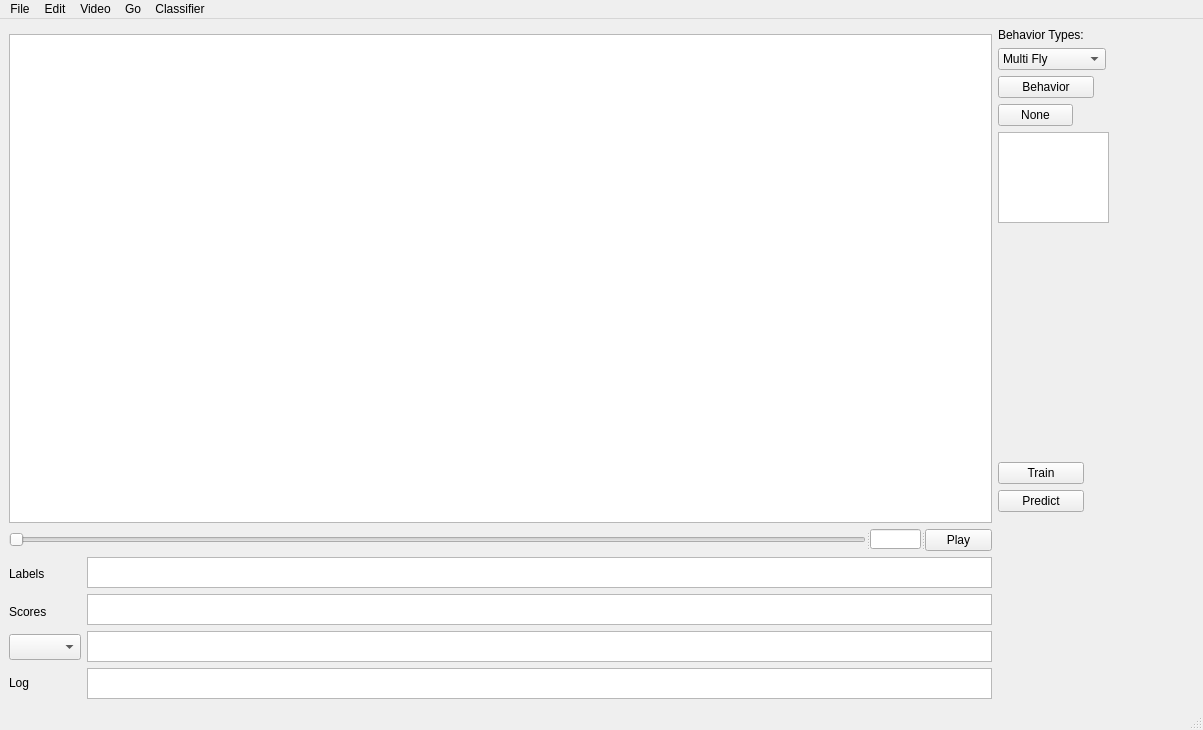
<?xml version="1.0" encoding="UTF-8"?>
<ui version="4.0">
 <class>MainWindow</class>
 <widget class="QMainWindow" name="MainWindow">
  <property name="geometry">
   <rect>
    <x>0</x>
    <y>0</y>
    <width>1203</width>
    <height>730</height>
   </rect>
  </property>
  <property name="windowTitle">
   <string>MainWindow</string>
  </property>
  <widget class="QWidget" name="centralwidget">
   <layout class="QGridLayout" name="gridLayout">
    <item row="3" column="0">
     <layout class="QVBoxLayout" name="verticalLayout">
      <item>
       <widget class="QLabel" name="label_2">
        <property name="sizePolicy">
         <sizepolicy hsizetype="Fixed" vsizetype="Fixed">
          <horstretch>0</horstretch>
          <verstretch>0</verstretch>
         </sizepolicy>
        </property>
        <property name="maximumSize">
         <size>
          <width>105</width>
          <height>38</height>
         </size>
        </property>
        <property name="text">
         <string>Labels</string>
        </property>
       </widget>
      </item>
      <item>
       <widget class="QLabel" name="label_3">
        <property name="sizePolicy">
         <sizepolicy hsizetype="Fixed" vsizetype="Fixed">
          <horstretch>0</horstretch>
          <verstretch>0</verstretch>
         </sizepolicy>
        </property>
        <property name="maximumSize">
         <size>
          <width>105</width>
          <height>37</height>
         </size>
        </property>
        <property name="text">
         <string>Scores</string>
        </property>
       </widget>
      </item>
      <item>
       <widget class="QComboBox" name="comboBoxPerframe">
        <property name="sizePolicy">
         <sizepolicy hsizetype="Fixed" vsizetype="Fixed">
          <horstretch>0</horstretch>
          <verstretch>0</verstretch>
         </sizepolicy>
        </property>
        <property name="maximumSize">
         <size>
          <width>111</width>
          <height>26</height>
         </size>
        </property>
       </widget>
      </item>
      <item>
       <widget class="QLabel" name="label_4">
        <property name="sizePolicy">
         <sizepolicy hsizetype="Fixed" vsizetype="Fixed">
          <horstretch>0</horstretch>
          <verstretch>0</verstretch>
         </sizepolicy>
        </property>
        <property name="maximumSize">
         <size>
          <width>105</width>
          <height>38</height>
         </size>
        </property>
        <property name="text">
         <string>Log</string>
        </property>
       </widget>
      </item>
     </layout>
    </item>
    <item row="0" column="2" rowspan="4">
     <layout class="QVBoxLayout" name="verticalLayout_6">
      <item>
       <layout class="QVBoxLayout" name="verticalLayout_2">
        <item>
         <widget class="QLabel" name="label">
          <property name="enabled">
           <bool>true</bool>
          </property>
          <property name="sizePolicy">
           <sizepolicy hsizetype="Fixed" vsizetype="Fixed">
            <horstretch>0</horstretch>
            <verstretch>0</verstretch>
           </sizepolicy>
          </property>
          <property name="maximumSize">
           <size>
            <width>99</width>
            <height>16</height>
           </size>
          </property>
          <property name="frameShape">
           <enum>QFrame::NoFrame</enum>
          </property>
          <property name="text">
           <string>Behavior Types:</string>
          </property>
         </widget>
        </item>
        <item>
         <widget class="QComboBox" name="comboBox">
          <property name="sizePolicy">
           <sizepolicy hsizetype="Fixed" vsizetype="Fixed">
            <horstretch>0</horstretch>
            <verstretch>0</verstretch>
           </sizepolicy>
          </property>
          <property name="maximumSize">
           <size>
            <width>108</width>
            <height>26</height>
           </size>
          </property>
          <item>
           <property name="text">
            <string>Multi Fly</string>
           </property>
          </item>
          <item>
           <property name="text">
            <string>Female</string>
           </property>
          </item>
          <item>
           <property name="text">
            <string>Chase</string>
           </property>
          </item>
         </widget>
        </item>
        <item>
         <widget class="QPushButton" name="buttonBehavior">
          <property name="sizePolicy">
           <sizepolicy hsizetype="Fixed" vsizetype="Fixed">
            <horstretch>0</horstretch>
            <verstretch>0</verstretch>
           </sizepolicy>
          </property>
          <property name="maximumSize">
           <size>
            <width>96</width>
            <height>32</height>
           </size>
          </property>
          <property name="text">
           <string>Behavior</string>
          </property>
          <property name="autoExclusive">
           <bool>false</bool>
          </property>
          <property name="autoDefault">
           <bool>false</bool>
          </property>
          <property name="default">
           <bool>false</bool>
          </property>
          <property name="flat">
           <bool>false</bool>
          </property>
         </widget>
        </item>
        <item>
         <widget class="QPushButton" name="buttonNone">
          <property name="sizePolicy">
           <sizepolicy hsizetype="Fixed" vsizetype="Fixed">
            <horstretch>0</horstretch>
            <verstretch>0</verstretch>
           </sizepolicy>
          </property>
          <property name="maximumSize">
           <size>
            <width>75</width>
            <height>32</height>
           </size>
          </property>
          <property name="text">
           <string>None</string>
          </property>
          <property name="iconSize">
           <size>
            <width>16</width>
            <height>16</height>
           </size>
          </property>
         </widget>
        </item>
        <item>
         <widget class="QTextEdit" name="flyInfo">
          <property name="sizePolicy">
           <sizepolicy hsizetype="Fixed" vsizetype="Fixed">
            <horstretch>0</horstretch>
            <verstretch>0</verstretch>
           </sizepolicy>
          </property>
          <property name="maximumSize">
           <size>
            <width>111</width>
            <height>91</height>
           </size>
          </property>
         </widget>
        </item>
       </layout>
      </item>
      <item>
       <spacer name="verticalSpacer">
        <property name="orientation">
         <enum>Qt::Vertical</enum>
        </property>
        <property name="sizeHint" stdset="0">
         <size>
          <width>20</width>
          <height>233</height>
         </size>
        </property>
       </spacer>
      </item>
      <item>
       <layout class="QVBoxLayout" name="verticalLayout_4">
        <item>
         <widget class="QPushButton" name="buttonTrain">
          <property name="sizePolicy">
           <sizepolicy hsizetype="Fixed" vsizetype="Fixed">
            <horstretch>0</horstretch>
            <verstretch>0</verstretch>
           </sizepolicy>
          </property>
          <property name="maximumSize">
           <size>
            <width>86</width>
            <height>32</height>
           </size>
          </property>
          <property name="text">
           <string>Train</string>
          </property>
         </widget>
        </item>
        <item>
         <widget class="QPushButton" name="buttonPredict">
          <property name="sizePolicy">
           <sizepolicy hsizetype="Fixed" vsizetype="Fixed">
            <horstretch>0</horstretch>
            <verstretch>0</verstretch>
           </sizepolicy>
          </property>
          <property name="maximumSize">
           <size>
            <width>86</width>
            <height>32</height>
           </size>
          </property>
          <property name="text">
           <string>Predict</string>
          </property>
         </widget>
        </item>
       </layout>
      </item>
      <item>
       <spacer name="verticalSpacer_2">
        <property name="orientation">
         <enum>Qt::Vertical</enum>
        </property>
        <property name="sizeHint" stdset="0">
         <size>
          <width>196</width>
          <height>13</height>
         </size>
        </property>
       </spacer>
      </item>
     </layout>
    </item>
    <item row="1" column="0" colspan="2">
     <widget class="QGraphicsView" name="graphicsView">
      <property name="enabled">
       <bool>true</bool>
      </property>
      <property name="sizePolicy">
       <sizepolicy hsizetype="Expanding" vsizetype="Expanding">
        <horstretch>0</horstretch>
        <verstretch>0</verstretch>
       </sizepolicy>
      </property>
      <property name="maximumSize">
       <size>
        <width>1500</width>
        <height>700</height>
       </size>
      </property>
     </widget>
    </item>
    <item row="3" column="1">
     <layout class="QVBoxLayout" name="verticalLayout_3">
      <item>
       <widget class="QGraphicsView" name="graphLabels">
        <property name="sizePolicy">
         <sizepolicy hsizetype="Expanding" vsizetype="Fixed">
          <horstretch>0</horstretch>
          <verstretch>0</verstretch>
         </sizepolicy>
        </property>
        <property name="maximumSize">
         <size>
          <width>1200</width>
          <height>31</height>
         </size>
        </property>
       </widget>
      </item>
      <item>
       <widget class="QGraphicsView" name="graphiScores">
        <property name="sizePolicy">
         <sizepolicy hsizetype="Expanding" vsizetype="Fixed">
          <horstretch>0</horstretch>
          <verstretch>0</verstretch>
         </sizepolicy>
        </property>
        <property name="maximumSize">
         <size>
          <width>1200</width>
          <height>31</height>
         </size>
        </property>
       </widget>
      </item>
      <item>
       <widget class="QGraphicsView" name="graphPerframe">
        <property name="sizePolicy">
         <sizepolicy hsizetype="Expanding" vsizetype="Fixed">
          <horstretch>0</horstretch>
          <verstretch>0</verstretch>
         </sizepolicy>
        </property>
        <property name="maximumSize">
         <size>
          <width>1200</width>
          <height>31</height>
         </size>
        </property>
       </widget>
      </item>
      <item>
       <widget class="QTextEdit" name="log">
        <property name="sizePolicy">
         <sizepolicy hsizetype="Expanding" vsizetype="Fixed">
          <horstretch>0</horstretch>
          <verstretch>0</verstretch>
         </sizepolicy>
        </property>
        <property name="maximumSize">
         <size>
          <width>1200</width>
          <height>31</height>
         </size>
        </property>
       </widget>
      </item>
     </layout>
    </item>
    <item row="2" column="0" colspan="2">
     <widget class="QSplitter" name="splitter_2">
      <property name="sizePolicy">
       <sizepolicy hsizetype="Expanding" vsizetype="Fixed">
        <horstretch>0</horstretch>
        <verstretch>0</verstretch>
       </sizepolicy>
      </property>
      <property name="maximumSize">
       <size>
        <width>1332</width>
        <height>32</height>
       </size>
      </property>
      <property name="orientation">
       <enum>Qt::Horizontal</enum>
      </property>
      <widget class="QSlider" name="horizontalSlider">
       <property name="sizePolicy">
        <sizepolicy hsizetype="Expanding" vsizetype="Fixed">
         <horstretch>0</horstretch>
         <verstretch>0</verstretch>
        </sizepolicy>
       </property>
       <property name="maximumSize">
        <size>
         <width>1200</width>
         <height>22</height>
        </size>
       </property>
       <property name="orientation">
        <enum>Qt::Horizontal</enum>
       </property>
      </widget>
      <widget class="QLineEdit" name="lineEdit">
       <property name="sizePolicy">
        <sizepolicy hsizetype="Fixed" vsizetype="Fixed">
         <horstretch>0</horstretch>
         <verstretch>0</verstretch>
        </sizepolicy>
       </property>
       <property name="maximumSize">
        <size>
         <width>51</width>
         <height>20</height>
        </size>
       </property>
      </widget>
      <widget class="QPushButton" name="buttonPlay">
       <property name="sizePolicy">
        <sizepolicy hsizetype="Fixed" vsizetype="Fixed">
         <horstretch>0</horstretch>
         <verstretch>0</verstretch>
        </sizepolicy>
       </property>
       <property name="maximumSize">
        <size>
         <width>67</width>
         <height>32</height>
        </size>
       </property>
       <property name="text">
        <string>Play</string>
       </property>
      </widget>
     </widget>
    </item>
   </layout>
  </widget>
  <widget class="QMenuBar" name="menubar">
   <property name="geometry">
    <rect>
     <x>0</x>
     <y>0</y>
     <width>1203</width>
     <height>22</height>
    </rect>
   </property>
   <widget class="QMenu" name="menuFile">
    <property name="title">
     <string>File</string>
    </property>
    <addaction name="actionCreate_Project"/>
    <addaction name="actionLoad_Project"/>
    <addaction name="actionSave"/>
    <addaction name="actionSave_As"/>
    <addaction name="actionQuit"/>
   </widget>
   <widget class="QMenu" name="menuEdit">
    <property name="title">
     <string>Edit</string>
    </property>
    <addaction name="actionImport_Labels"/>
   </widget>
   <widget class="QMenu" name="menuVideo">
    <property name="title">
     <string>Video</string>
    </property>
    <addaction name="actionPreviow_Options"/>
   </widget>
   <widget class="QMenu" name="menuGo">
    <property name="title">
     <string>Go</string>
    </property>
    <addaction name="actionSwitch_Target"/>
   </widget>
   <widget class="QMenu" name="menuClassifier">
    <property name="title">
     <string>Classifier</string>
    </property>
    <addaction name="actionSelect_Features"/>
    <addaction name="actionTraining_Parameters"/>
    <addaction name="actionPredict"/>
    <addaction name="actionCross_Validate"/>
   </widget>
   <addaction name="menuFile"/>
   <addaction name="menuEdit"/>
   <addaction name="menuVideo"/>
   <addaction name="menuGo"/>
   <addaction name="menuClassifier"/>
  </widget>
  <widget class="QStatusBar" name="statusbar"/>
  <action name="actionCreate_Project">
   <property name="text">
    <string>Create Project</string>
   </property>
  </action>
  <action name="actionLoad_Project">
   <property name="text">
    <string>Load Project</string>
   </property>
  </action>
  <action name="actionSave">
   <property name="text">
    <string>Save</string>
   </property>
  </action>
  <action name="actionSave_As">
   <property name="text">
    <string>Save As...</string>
   </property>
  </action>
  <action name="actionQuit">
   <property name="text">
    <string>Quit</string>
   </property>
  </action>
  <action name="actionImport_Labels">
   <property name="text">
    <string>Import Labels</string>
   </property>
  </action>
  <action name="actionPreviow_Options">
   <property name="text">
    <string>Previow Options</string>
   </property>
  </action>
  <action name="actionSwitch_Target">
   <property name="text">
    <string>Switch Target</string>
   </property>
  </action>
  <action name="actionSelect_Features">
   <property name="text">
    <string>Select Features</string>
   </property>
  </action>
  <action name="actionTraining_Parameters">
   <property name="text">
    <string>Training Parameters</string>
   </property>
  </action>
  <action name="actionPredict">
   <property name="text">
    <string>Predict</string>
   </property>
  </action>
  <action name="actionCross_Validate">
   <property name="text">
    <string>Cross Validate</string>
   </property>
  </action>
 </widget>
 <resources/>
 <connections/>
</ui>
